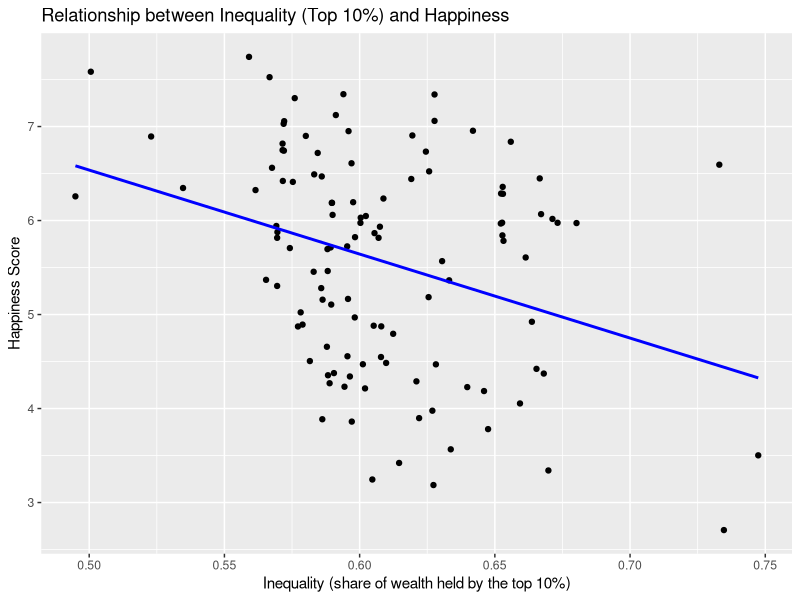
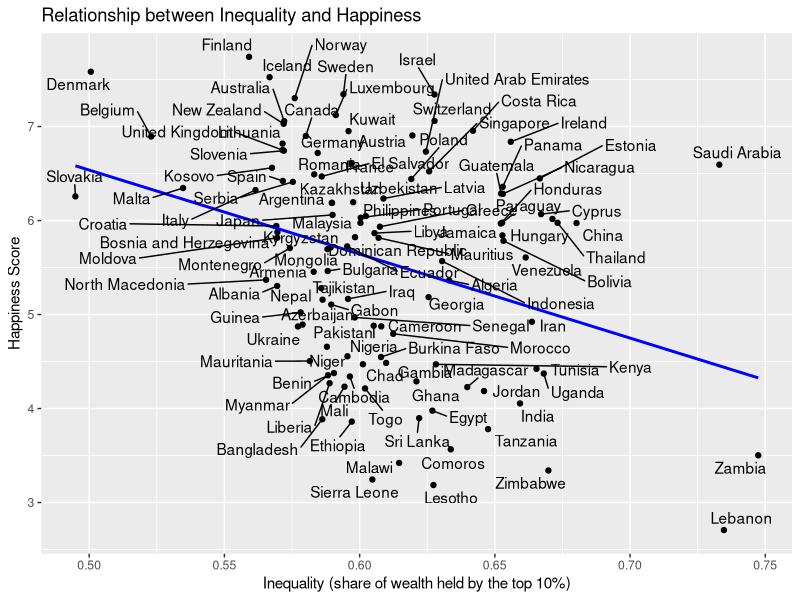
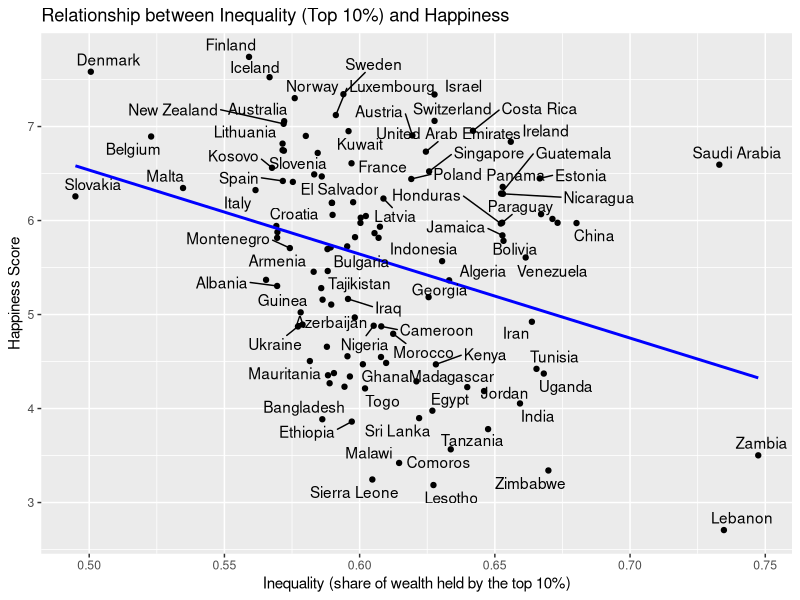
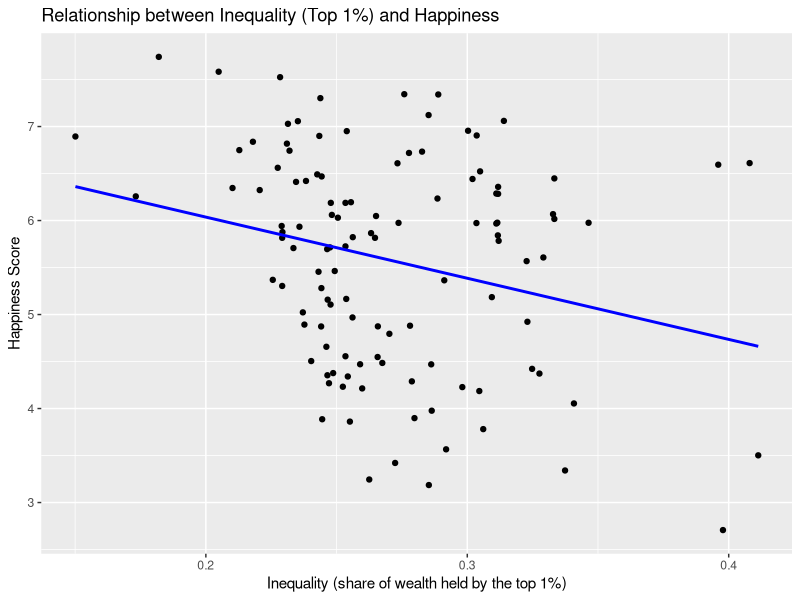

The R source for these figures, in order:
# Load required libraries
library(tidyverse)
library(readxl)
library(ggrepel)

# ============================================================
# Analysis with Top 10% Inequality Data
# ============================================================

# Import datasets
happiness <- read_csv("happiness_data.csv")
inequality <- read_excel("inequality_data.xlsx", sheet = 1)

# Inspect column names
cat("Happiness data columns:\n")
print(names(happiness))
cat("Inequality data columns:\n")
print(names(inequality))

# Clean happiness dataset: rename and trim Country names
happiness <- happiness %>%
  rename(Country = `Country name`) %>%
  mutate(Country = trimws(as.character(Country)))

# Clean inequality dataset: trim Country names
inequality <- inequality %>%
  mutate(Country = trimws(as.character(Country)))

# Merge datasets by Country
merged_data <- inner_join(happiness, inequality, by = "Country")
cat("Merged Data Preview (Top 10%):\n")
print(head(merged_data))
str(merged_data)
print(names(merged_data))

# Convert key variables to numeric
merged_data <- merged_data %>%
  mutate(
    shweal = as.numeric(shweal),
    Ladderscore = as.numeric(Ladderscore)
  )

# Remove outliers using the IQR method for both shweal and Ladderscore
iqr_cleaned <- merged_data %>%
  filter(
    shweal >= quantile(shweal, 0.25, na.rm = TRUE) - 1.5 * IQR(shweal, na.rm = TRUE) &
      shweal <= quantile(shweal, 0.75, na.rm = TRUE) + 1.5 * IQR(shweal, na.rm = TRUE) &
      Ladderscore >= quantile(Ladderscore, 0.25, na.rm = TRUE) - 1.5 * IQR(Ladderscore, na.rm = TRUE) &
      Ladderscore <= quantile(Ladderscore, 0.75, na.rm = TRUE) + 1.5 * IQR(Ladderscore, na.rm = TRUE)
  )

# Visualize the relationship
ggplot(iqr_cleaned, aes(x = shweal, y = Ladderscore)) +
  geom_point() +
  geom_smooth(method = "lm", se = FALSE, color = "blue") +
  labs(title = "Relationship between Inequality (Top 10%) and Happiness",
       x = "Inequality (share of wealth held by the top 10%)",
       y = "Happiness Score")

# Calculate the correlation coefficient
cor_coef <- cor(iqr_cleaned$shweal, iqr_cleaned$Ladderscore, use = "complete.obs")
print(paste("Correlation coefficient (Top 10%):", cor_coef))

# Fit a linear regression model
model <- lm(Ladderscore ~ shweal, data = iqr_cleaned)
summary(model)




sum(is.na(iqr_cleaned$Country))
which(iqr_cleaned$Country == "")
#if you want to see every country name
ggplot(iqr_cleaned, aes(x = shweal, y = Ladderscore, label = Country)) +
  geom_point() +
  geom_smooth(method = "lm", se = FALSE, color = "blue") +
  geom_text_repel(max.overlaps = Inf) +
  labs(
    title = "Relationship between Inequality and Happiness",
    x = "Inequality (share of wealth held by the top 10%)",
    y = "Happiness Score"
  )

#if you do not want to see every country name
ggplot(iqr_cleaned, aes(x = shweal, y = Ladderscore, label = Country)) +
  geom_point() +
  geom_smooth(method = "lm", se = FALSE, color = "blue") +
  geom_text_repel() +
  labs(title = "Relationship between Inequality (Top 10%) and Happiness",
       x = "Inequality (share of wealth held by the top 10%)",
       y = "Happiness Score")


# ============================================================
# Analysis with Top 1% Inequality Data
# ============================================================

# Import inequality1 dataset (top 1% data)
inequality1 <- read_excel("inequality1_data.xlsx", sheet = 1)

# Inspect column names
cat("Inequality1 data columns:\n")
print(names(inequality1))

# Clean inequality1 dataset: trim Country names
inequality1 <- inequality1 %>%
  mutate(Country = trimws(as.character(Country)))

# Merge with the happiness dataset (already cleaned)
merged_data1 <- inner_join(happiness, inequality1, by = "Country")
cat("Merged Data Preview (Top 1%):\n")
print(head(merged_data1))
str(merged_data1)
print(names(merged_data1))

# Convert key variables to numeric
merged_data1 <- merged_data1 %>%
  mutate(
    shweal = as.numeric(shweal),
    Ladderscore = as.numeric(Ladderscore)
  )

# Remove outliers using the IQR method
iqr_cleaned1 <- merged_data1 %>%
  filter(
    shweal >= quantile(shweal, 0.25, na.rm = TRUE) - 1.5 * IQR(shweal, na.rm = TRUE) &
      shweal <= quantile(shweal, 0.75, na.rm = TRUE) + 1.5 * IQR(shweal, na.rm = TRUE) &
      Ladderscore >= quantile(Ladderscore, 0.25, na.rm = TRUE) - 1.5 * IQR(Ladderscore, na.rm = TRUE) &
      Ladderscore <= quantile(Ladderscore, 0.75, na.rm = TRUE) + 1.5 * IQR(Ladderscore, na.rm = TRUE)
  )

# Visualize the relationship for Top 1% data
ggplot(iqr_cleaned1, aes(x = shweal, y = Ladderscore)) +
  geom_point() +
  geom_smooth(method = "lm", se = FALSE, color = "blue") +
  labs(title = "Relationship between Inequality (Top 1%) and Happiness",
       x = "Inequality (share of wealth held by the top 1%)",
       y = "Happiness Score")

# Calculate the correlation coefficient for Top 1% data
cor_coef1 <- cor(iqr_cleaned1$shweal, iqr_cleaned1$Ladderscore, use = "complete.obs")
print(paste("Correlation coefficient (Top 1%):", cor_coef1))

# Fit a linear regression model for Top 1% data
model1 <- lm(Ladderscore ~ shweal, data = iqr_cleaned1)
summary(model1)
